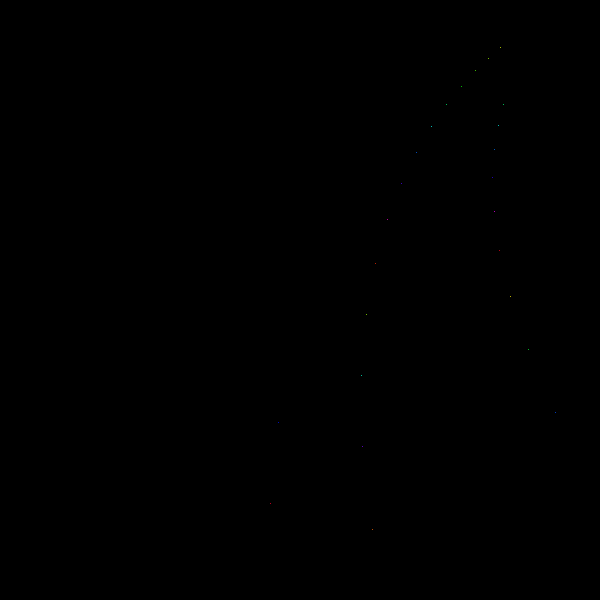
Frame 1 (no input)
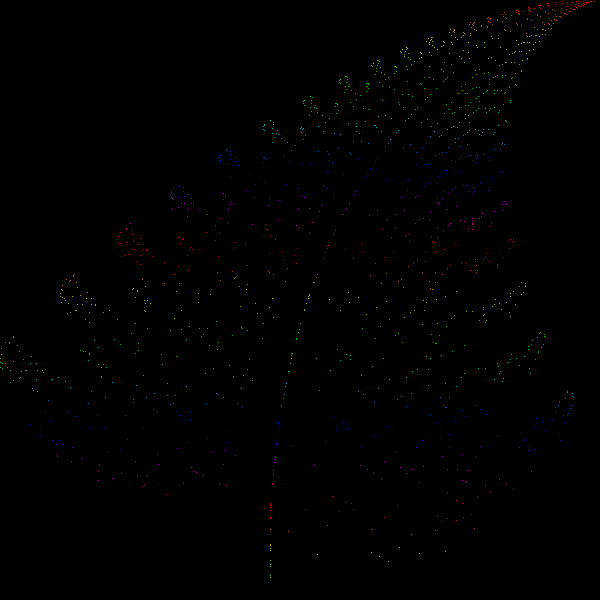
Frame 60 (the mouse pressed at the canvas centre just before this capture)
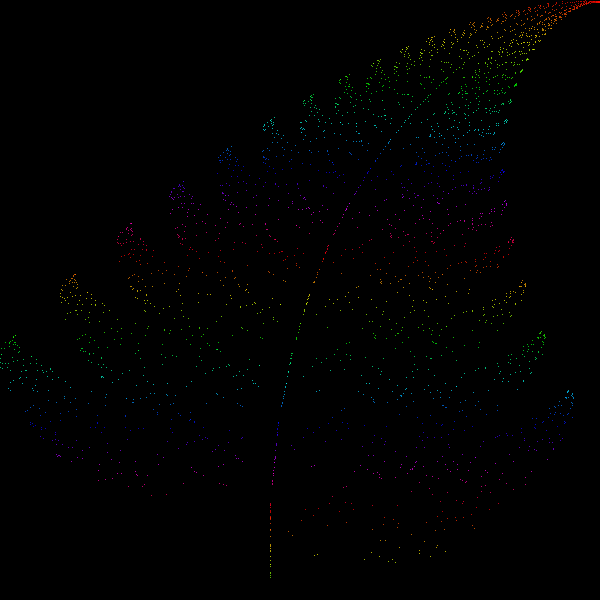
Frame 120 (the mouse held since frame 60 and released just before this capture)

The Processing sketch that drew these frames (run headless with seeded random() and noise(); from frame 60 on, the mouse is pressed at the canvas centre):

// Processing sketch: Barnsley_Fern
// ── Barnsley_Fern.pde
float x;
float y;

void setup()
{
  size(600, 600);
  colorMode(HSB);
  background(0);
  
  x = 0;
  y = 0;
}


void nextPoint()
{
  float nextX;
  float nextY;
  float r = random(1);

  if (r < 0.01) // 1 stem
  {
    nextX =  0;
    nextY =  0.16 * y;
  } 
  else if ( r < 0.86) // 2 small leaflet
  {
    nextX =  0.85 * x + 0.04 * y;
    nextY = -0.04 * x + 0.85 * y + 1.6;
  } 
  else if (r < 0.93) // 3 left-hand leaflet
  {
    nextX = 0.2  * x + -0.26 * y;
    nextY = 0.23 * x +  0.22 * y + 1.6;    
  } 
  else // 4 right-hand leaflet
  {
    nextX =  -0.15 * x + 0.28 * y;
    nextY =   0.26 * x + 0.24 * y + 0.44;
  }
  
  x = nextX;
  y = nextY;
}
void drawPoint()
{
  float px = map(x, -2.1820, 2.6558, 0, width);
  float py = map(y, 0, 9.9983, height, 0);
  
  stroke(py%256, 255, 255);
  strokeWeight(1); 
  point (px, py);
}
void draw()
{
  for (int i = 0; i < 25; ++i)
  {
    nextPoint();
    drawPoint();
  }
}
